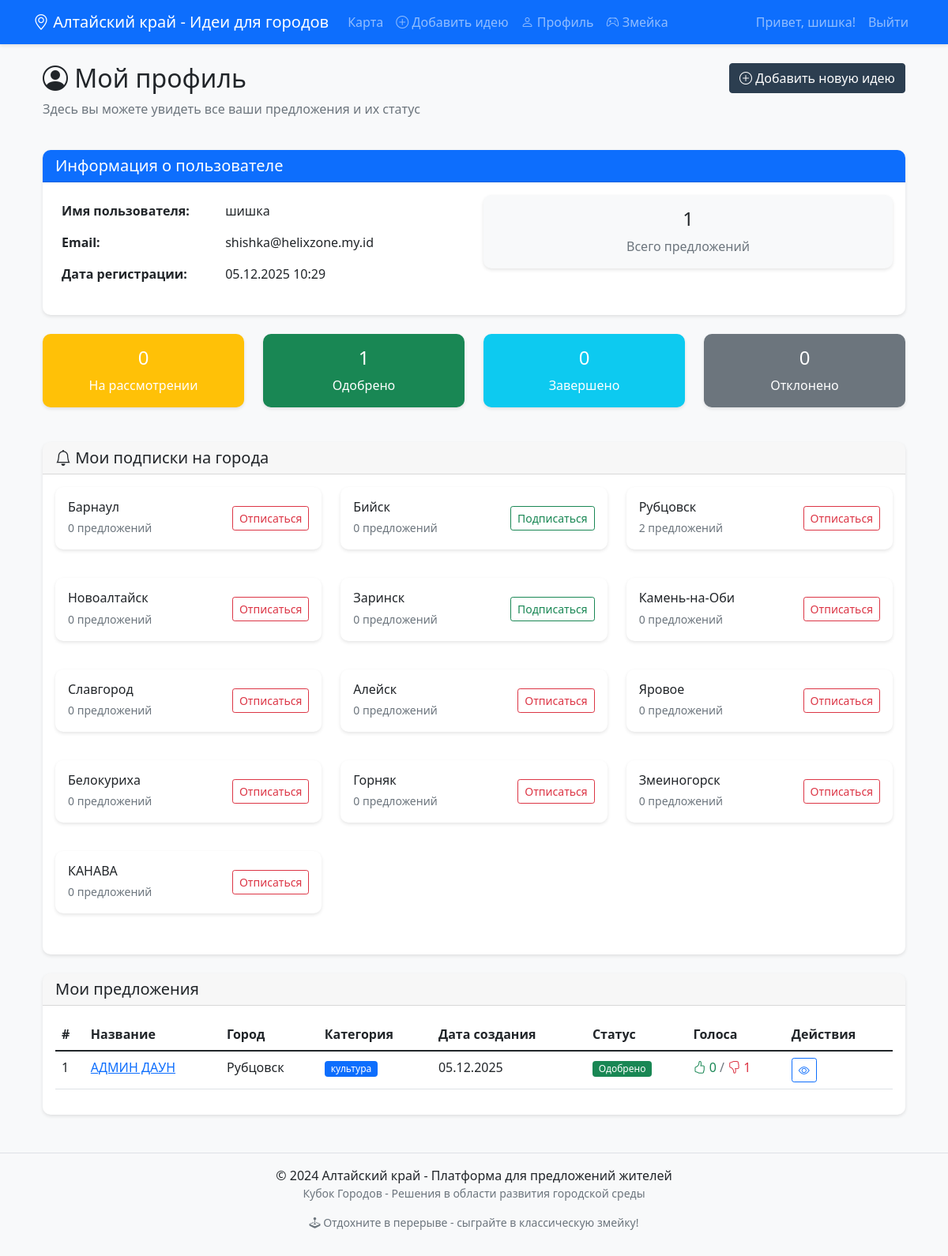
The page /profile (signed in) on the database its author committed.
### models.py (models this page shows)
class User(UserMixin, db.Model):
    id = db.Column(db.Integer, primary_key=True)
    username = db.Column(db.String(80), unique=True, nullable=False)
    email = db.Column(db.String(120), unique=True, nullable=False)
    password = db.Column(db.String(200), nullable=False)
    is_admin = db.Column(db.Boolean, default=False)
    created_at = db.Column(db.DateTime, default=datetime.utcnow)
    followed_cities = db.relationship('City', secondary=user_cities,
                                      backref=db.backref('followers', lazy=True))
    proposals = db.relationship('CityPoint', backref='author', lazy=True)
    votes = db.relationship('Vote', backref='voter', lazy=True)
    comments = db.relationship('Comment', backref='author', lazy=True)

class City(db.Model):
    id = db.Column(db.Integer, primary_key=True)
    name = db.Column(db.String(100), unique=True, nullable=False)
    region = db.Column(db.String(100), default='Алтайский край')
    latitude = db.Column(db.Float, nullable=False)
    longitude = db.Column(db.Float, nullable=False)
    zoom_level = db.Column(db.Integer, default=12)
    is_active = db.Column(db.Boolean, default=True)
    created_at = db.Column(db.DateTime, default=datetime.utcnow)
    points = db.relationship('CityPoint', backref='city', lazy=True)

class CityPoint(db.Model):
    id = db.Column(db.Integer, primary_key=True)
    title = db.Column(db.String(200), nullable=False)
    description = db.Column(db.Text, nullable=False)
    category = db.Column(db.String(50), nullable=False)
    latitude = db.Column(db.Float, nullable=False)
    longitude = db.Column(db.Float, nullable=False)
    created_at = db.Column(db.DateTime, default=datetime.utcnow)
    status = db.Column(db.String(20), default='pending')
    address = db.Column(db.String(300))
    user_id = db.Column(db.Integer, db.ForeignKey('user.id'), nullable=False)
    city_id = db.Column(db.Integer, db.ForeignKey('city.id'), nullable=False)
    images = db.relationship('PointImage', backref='point', lazy=True, cascade='all, delete-orphan')
    votes = db.relationship('Vote', backref='point', lazy=True, cascade='all, delete-orphan')
    comments = db.relationship('Comment', backref='point', lazy=True, cascade='all, delete-orphan')

### app.py (the view)
@app.route('/profile')
@login_required
def profile():
    user_points = CityPoint.query.filter_by(user_id=current_user.id).order_by(CityPoint.created_at.desc()).all()
    followed_cities = current_user.followed_cities
    all_cities = City.query.filter_by(is_active=True).all()
    city_stats = []
    for city in all_cities:
        count = CityPoint.query.filter_by(
            user_id=current_user.id,
            city_id=city.id
        ).count()
        if count > 0:
            city_stats.append({
                'name': city.name,
                'count': count
            })
    return render_template('profile.html',
                           user_points=user_points,
                           followed_cities=followed_cities,
                           all_cities=all_cities,
                           city_stats=city_stats)

### app.py (called while the page is built)
@login_manager.user_loader
def load_user(user_id):
    return User.query.get(int(user_id))

### templates/profile.html (shortened to what this page needs)
{% extends "base.html" %}
{% block content %}
<div class="container">
    <div class="row mb-4">
        <div class="col-md-8">
            <h2><i class="bi bi-person-circle"></i> Мой профиль</h2>
            <p class="text-muted">Здесь вы можете увидеть все ваши предложения и их статус</p>
        </div>
        <div class="col-md-4 text-end">
            <a href="{{ url_for('add_point') }}" class="btn btn-primary">
                <i class="bi bi-plus-circle"></i> Добавить новую идею
            </a>
        </div>
    </div>
    <div class="card mb-4">
        <div class="card-header bg-primary text-white">
            <h5 class="mb-0">Информация о пользователе</h5>
        </div>
        <div class="card-body">
            <div class="row">
                <div class="col-md-6">
                    <table class="table table-borderless">
                        <tr>
                            <th style="width: 40%">Имя пользователя:</th>
                            <td>{{ current_user.username }}</td>
                        </tr>
                        <tr>
                            <th>Email:</th>
                            <td>{{ current_user.email }}</td>
                        </tr>
                        <tr>
                            <th>Дата регистрации:</th>
                            <td>{{ current_user.created_at.strftime('%d.%m.%Y %H:%M') }}</td>
                        </tr>
                    </table>
                </div>
                <div class="col-md-6">
                    <div class="card bg-light">
                        <div class="card-body text-center">
                            <h4>{{ user_points|length }}</h4>
                            <p class="text-muted mb-0">Всего предложений</p>
                        </div>
                    </div>
                </div>
            </div>
        </div>
    </div>
    <div class="row mb-4">
        <div class="col-md-3">
            <div class="card text-white bg-warning">
                <div class="card-body text-center">
                    <h4>{{ user_points|selectattr('status', 'equalto', 'pending')|list|length }}</h4>
                    <p class="mb-0">На рассмотрении</p>
                </div>
            </div>
        </div>
        <div class="col-md-3">
            <div class="card text-white bg-success">
                <div class="card-body text-center">
                    <h4>{{ user_points|selectattr('status', 'equalto', 'approved')|list|length }}</h4>
                    <p class="mb-0">Одобрено</p>
                </div>
            </div>
        </div>
        <div class="col-md-3">
            <div class="card text-white bg-info">
                <div class="card-body text-center">
                    <h4>{{ user_points|selectattr('status', 'equalto', 'completed')|list|length }}</h4>
                    <p class="mb-0">Завершено</p>
                </div>
            </div>
        </div>
        <div class="col-md-3">
            <div class="card text-white bg-secondary">
                <div class="card-body text-center">
                    <h4>{{ user_points|selectattr('status', 'equalto', 'rejected')|list|length }}</h4>
                    <p class="mb-0">Отклонено</p>
                </div>
            </div>
        </div>
    </div>
    <div class="card mb-4">
        <div class="card-header">
            <h5 class="mb-0"><i class="bi bi-bell"></i> Мои подписки на города</h5>
        </div>
        <div class="card-body">
            <div class="row">
                {% for city in all_cities %}
                <div class="col-md-4 mb-3">
                    <div class="card">
                        <div class="card-body">
                            <div class="d-flex justify-content-between align-items-center">
                                <div>
                                    <h6 class="mb-1">{{ city.name }}</h6>
                                    <small class="text-muted">{{ city.points|length }} предложений</small>
                                </div>
                                <form method="POST" action="{{ url_for('follow_city', city_id=city.id) }}" style="display: inline;">
                                    {% if city in followed_cities %}
                                    <button type="submit" class="btn btn-sm btn-outline-danger">
                                        Отписаться
                                    </button>
                                    {% else %}
                                    <button type="submit" class="btn btn-sm btn-outline-success">
                                        Подписаться
                                    </button>
                                    {% endif %}
                                </form>
                            </div>
                        </div>
                    </div>
                </div>
                {% endfor %}
            </div>
        </div>
    </div>
    <div class="card">
        <div class="card-header">
            <h5 class="mb-0">Мои предложения</h5>
        </div>
        <div class="card-body">
            {% if user_points %}
            <div class="table-responsive">
                <table class="table table-hover">
                    <thead>
                        <tr>
                            <th>#</th>
                            <th>Название</th>
                            <th>Город</th>
                            <th>Категория</th>
                            <th>Дата создания</th>
                            <th>Статус</th>
                            <th>Голоса</th>
                            <th>Действия</th>
                        </tr>
                    </thead>
                    <tbody>
                        {% for point in user_points %}
                        <tr>
                            <td>{{ loop.index }}</td>
                            <td>
                                <a href="{{ url_for('point_detail', point_id=point.id) }}">
                                    {{ point.title|truncate(40) }}
                                </a>
                            </td>
                            <td>{{ point.city.name }}</td>
                            <td>
                                <span class="badge bg-primary">{{ point.category }}</span>
                            </td>
                            <td>{{ point.created_at.strftime('%d.%m.%Y') }}</td>
                            <td>
                                {% if point.status == 'pending' %}
                                <span class="badge bg-warning">На рассмотрении</span>
                                {% elif point.status == 'approved' %}
                                <span class="badge bg-success">Одобрено</span>
                                {% elif point.status == 'completed' %}
                                <span class="badge bg-info">Завершено</span>
                                {% elif point.status == 'rejected' %}
                                <span class="badge bg-danger">Отклонено</span>
                                {% endif %}
                            </td>
                            <td>
                                <span class="text-success">
                                    <i class="bi bi-hand-thumbs-up"></i> {{ point.votes|selectattr('vote_type', 'equalto', 'upvote')|list|length }}
                                </span>
                                <span class="text-muted"> / </span>
                                <span class="text-danger">
                                    <i class="bi bi-hand-thumbs-down"></i> {{ point.votes|selectattr('vote_type', 'equalto', 'downvote')|list|length }}
                                </span>
                            </td>
                            <td>
                                <a href="{{ url_for('point_detail', point_id=point.id) }}"
                                   class="btn btn-sm btn-outline-primary" title="Просмотреть">
                                    <i class="bi bi-eye"></i>
                                </a>
                            </td>
                        </tr>
                        {% endfor %}
                    </tbody>
                </table>
            </div>
            {% endif %}
        </div>
    </div>
</div>
{% endblock %}

### templates/base.html (shortened to what this page needs)
<!DOCTYPE html>
<html lang="ru">
<head>
    <link href="https://cdn.jsdelivr.net/npm/bootstrap@5.1.3/dist/css/bootstrap.min.css" rel="stylesheet">
    <link rel="stylesheet" href="https://cdn.jsdelivr.net/npm/bootstrap-icons@1.8.1/font/bootstrap-icons.css">
</head>
<body>
    <nav class="navbar navbar-expand-lg navbar-dark bg-primary">
        <div class="container">
            <a class="navbar-brand" href="{{ url_for('index') }}">
                <i class="bi bi-geo-alt"></i> Алтайский край - Идеи для городов
            </a>
            <div class="collapse navbar-collapse" id="navbarNav">
                <ul class="navbar-nav me-auto">
                    <li class="nav-item">
                        <a class="nav-link" href="{{ url_for('index') }}">Карта</a>
                    </li>
                    {% if current_user.is_authenticated %}
                    <li class="nav-item">
                        <a class="nav-link" href="{{ url_for('add_point') }}">
                            <i class="bi bi-plus-circle"></i> Добавить идею
                        </a>
                    </li>
                    <li class="nav-item">
                        <a class="nav-link" href="{{ url_for('profile') }}">
                            <i class="bi bi-person"></i> Профиль
                        </a>
                    </li>
                    {% endif %}
                    <li class="nav-item">
                        <a class="nav-link" href="{{ url_for('snake_game') }}">
                            <i class="bi bi-controller"></i> Змейка
                        </a>
                    </li>
                </ul>
                <ul class="navbar-nav">
                    {% if current_user.is_authenticated %}
                    <li class="nav-item">
                        <span class="nav-link">Привет, {{ current_user.username }}!</span>
                    </li>
                    <li class="nav-item">
                        <a class="nav-link" href="{{ url_for('logout') }}">Выйти</a>
                    </li>
                    {% endif %}
                </ul>
            </div>
        </div>
    </nav>
    <div class="container mt-4">
        {% block content %}{% endblock %}
    </div>
    <footer class="mt-5 py-3 bg-light border-top">
        <div class="container text-center">
            <p class="mb-0">&copy; 2024 Алтайский край - Платформа для предложений жителей</p>
            <p class="text-muted small">Кубок Городов - Решения в области развития городской среды</p>
            <p class="small text-muted mt-2">
                <i class="bi bi-joystick"></i> Отдохните в перерыве - сыграйте в классическую змейку!
            </p>
        </div>
    </footer>
</body>
</html>

### templates/base.html (style rules this page uses)
body { font-family: 'Segoe UI', Tahoma, Geneva, Verdana, sans-serif; background-color: #f8f9fa; }
.navbar { box-shadow: 0 2px 4px rgba(0,0,0,0.1); }
.card { box-shadow: 0 2px 4px rgba(0,0,0,0.1); border: none; margin-bottom: 20px; border-radius: 10px; }
.card-header { border-radius: 10px 10px 0 0 !important; }
.btn-primary { background-color: #2c3e50; border-color: #2c3e50; }
.badge { font-weight: normal; }
footer { margin-top: 50px; }

### rows shown on the page
User: username "шишка", email "shishka@helixzone.my.id", created_at "05.12.2025 10:29"
City: name "Барнаул", points|length "0", shows "Отписаться"
City: name "Бийск", points|length "0", shows "Подписаться"
City: name "Рубцовск", points|length "2", shows "Отписаться"
City: name "Новоалтайск", points|length "0", shows "Отписаться"
City: name "Заринск", points|length "0", shows "Подписаться"
City: name "Камень-на-Оби", points|length "0", shows "Отписаться"
City: name "Славгород", points|length "0", shows "Отписаться"
City: name "Алейск", points|length "0", shows "Отписаться"
City: name "Яровое", points|length "0", shows "Отписаться"
City: name "Белокуриха", points|length "0", shows "Отписаться"
City: name "Горняк", points|length "0", shows "Отписаться"
City: name "Змеиногорск", points|length "0", shows "Отписаться"
City: name "КАНАВА", points|length "0", shows "Отписаться"
CityPoint: title "АДМИН ДАУН", city.name "Рубцовск", category "культура", created_at "05.12.2025", status "Одобрено", votes|selectattr "0", votes|selectattr "1"

### other values the page prints
{{ user_points|length }} "1"
{{ user_points|selectattr('status', 'equalto', 'pending')|list|length }} "0"
{{ user_points|selectattr('status', 'equalto', 'approved')|list|length }} "1"
{{ user_points|selectattr('status', 'equalto', 'completed')|list|length }} "0"
{{ user_points|selectattr('status', 'equalto', 'rejected')|list|length }} "0"
